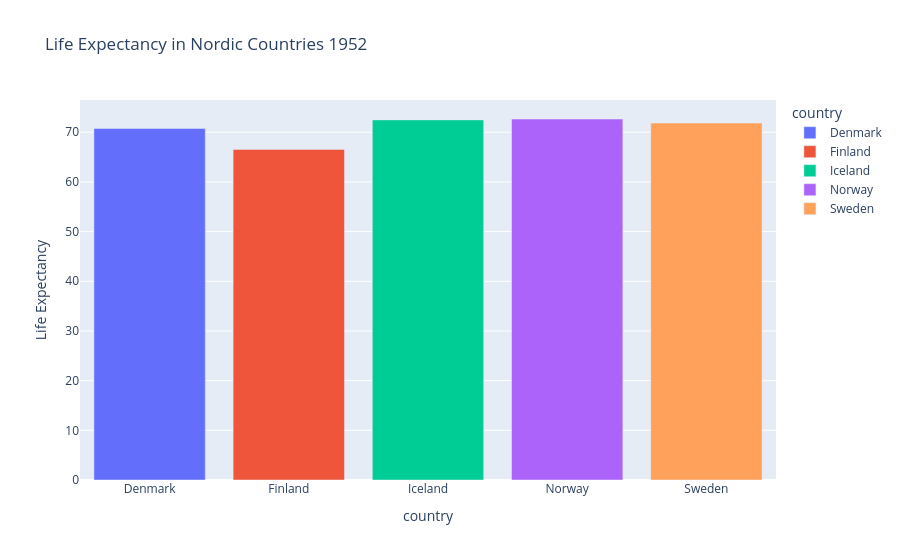

Notebook code for this chart:
### Markdown cell above
**Bar Charts**

Bar charts help compare data across categories. Here, we'll look at the average life expectancy by continent.

### Code cell
nordic_year_1952_filter = nordic_df['year'] == 1952

fig = px.bar(nordic_df[nordic_year_1952_filter], x='country', y='lifeExp', title='Life Expectancy in Nordic Countries 1952', 
             color='country', labels={'lifeExp':'Life Expectancy'})
fig.show()

### Figure 1 — Plotly figure (JSON) as saved in the notebook; plotly's stock layout.template omitted (floating-point values rounded to 4 significant figures)
{"data": [{"hovertemplate": "country=%{x}<br>Life Expectancy=%{y}<extra></extra>", "legendgroup": "Denmark", "marker": {"color": "#636efa", "pattern": {"shape": ""}}, "name": "Denmark", "orientation": "v", "showlegend": true, "textposition": "auto", "type": "bar", "x": ["Denmark"], "xaxis": "x", "y": [70.78], "yaxis": "y"}, {"hovertemplate": "country=%{x}<br>Life Expectancy=%{y}<extra></extra>", "legendgroup": "Finland", "marker": {"color": "#EF553B", "pattern": {"shape": ""}}, "name": "Finland", "orientation": "v", "showlegend": true, "textposition": "auto", "type": "bar", "x": ["Finland"], "xaxis": "x", "y": [66.55], "yaxis": "y"}, {"hovertemplate": "country=%{x}<br>Life Expectancy=%{y}<extra></extra>", "legendgroup": "Iceland", "marker": {"color": "#00cc96", "pattern": {"shape": ""}}, "name": "Iceland", "orientation": "v", "showlegend": true, "textposition": "auto", "type": "bar", "x": ["Iceland"], "xaxis": "x", "y": [72.49], "yaxis": "y"}, {"hovertemplate": "country=%{x}<br>Life Expectancy=%{y}<extra></extra>", "legendgroup": "Norway", "marker": {"color": "#ab63fa", "pattern": {"shape": ""}}, "name": "Norway", "orientation": "v", "showlegend": true, "textposition": "auto", "type": "bar", "x": ["Norway"], "xaxis": "x", "y": [72.67], "yaxis": "y"}, {"hovertemplate": "country=%{x}<br>Life Expectancy=%{y}<extra></extra>", "legendgroup": "Sweden", "marker": {"color": "#FFA15A", "pattern": {"shape": ""}}, "name": "Sweden", "orientation": "v", "showlegend": true, "textposition": "auto", "type": "bar", "x": ["Sweden"], "xaxis": "x", "y": [71.86], "yaxis": "y"}], "layout": {"barmode": "relative", "legend": {"title": {"text": "country"}, "tracegroupgap": 0}, "title": {"text": "Life Expectancy in Nordic Countries 1952"}, "xaxis": {"anchor": "y", "categoryarray": ["Denmark", "Finland", "Iceland", "Norway", "Sweden"], "categoryorder": "array", "domain": [0, 1], "title": {"text": "country"}}, "yaxis": {"anchor": "x", "domain": [0, 1], "title": {"text": "Life Expectancy"}}}}
